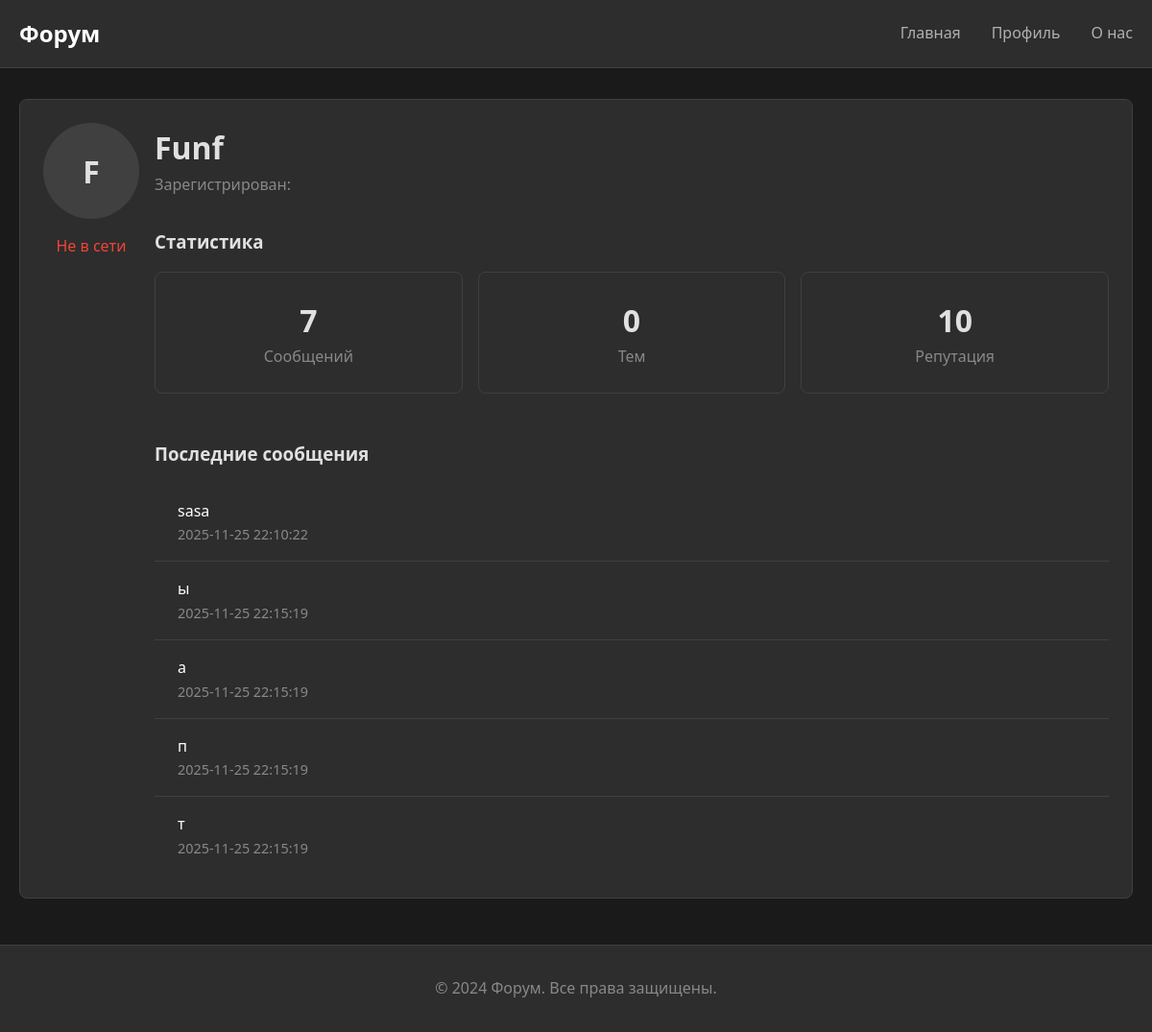
Page /profile/Funf on the committed database.
### app3.py (models this page shows, shortened)
class User(db.Model):
    __tablename__ = 'users'
    id = db.Column(db.Integer, primary_key=True)
    username = db.Column(db.String(80), unique=True, nullable=False)
    email = db.Column(db.String(120), unique=True, nullable=False)
    password = db.Column(db.String(120), nullable=False)
    admin = db.Column(db.Integer, default=0)
    created_at = db.Column(db.DateTime, default=datetime.now().replace(microsecond=0))
    categories = db.relationship('Category', backref='author', lazy=True)
    topics = db.relationship('Topic', backref='author', lazy=True)
    posts = db.relationship('Post', backref='author', lazy=True)

class Post(db.Model):
    __tablename__ = 'posts'
    id = db.Column(db.Integer, primary_key=True)
    user_id = db.Column(db.Integer, db.ForeignKey('users.id'), nullable=False)
    topic_id = db.Column(db.Integer, db.ForeignKey('topics.id'), nullable=False)
    content = db.Column(db.Text, nullable=False)
    created_at = db.Column(db.DateTime, default=datetime.now().replace(microsecond=0))

### app3.py (the view)
@app.route('/profile/')
@app.route('/profile/<string:username>')
def profile(username=None):
    if username is None:
        if 'user_id' not in session:
            flash('Для просмотра профиля необходимо войти в систему')
            return redirect(url_for('login'))
        user_id = session['user_id']
        user = User.query.get(user_id)
        if not user:
            flash('Пользователь не найден')
            return redirect(url_for('login'))
    else:
        user = User.query.filter(User.username == username).first()
        if not user:
            flash('Пользователь не найден')
            return redirect(url_for('index'))  # или куда-то еще
    user.is_online = session.get('online', False) if username is None else False
    user.post_count = len(Post.query.filter(Post.user_id==user.id).all())
    user.topic_count = len(Topic.query.filter(Topic.user_id==user.id).all())
    user.reputation = 10
    recent_posts = Post.query\
        .join(Topic, Post.topic_id == Topic.id)\
        .add_columns(
            Post.id,
            Post.content,
            Post.created_at,
            Post.topic_id,
            Topic.title.label('topic_title')
        )\
        .filter(Post.user_id==user.id)\
        .limit(5)\
        .all()
    return render_template('profile.html', user=user, recent_posts=recent_posts)

### templates/profile.html (shortened to what this page needs)
<html lang="ru">
<head>
    <link rel="stylesheet" href="{{ url_for('static', filename='css/styles.css') }}">
</head>
<body>
    <header class="header">
        <div class="container">
            <nav class="navbar">
                <a href="{{ url_for('index') }}" class="logo">Форум</a>
                <ul class="nav-links">
                    <li><a href="{{ url_for('index') }}">Главная</a></li>
                    <li><a href="{{ url_for('profile') }}">Профиль</a></li>
                    <li><a href="{{ url_for('about') }}">О нас</a></li>
                </ul>
            </nav>
        </div>
    </header>
    <main class="main-content">
        <div class="container">
            <div class="card">
                <div class="card-body">
                    <div class="flex gap-4" style="align-items: flex-start;">
                        <div style="text-align: center;">
                            <div class="avatar avatar-large" style="margin: 0 auto 1rem auto;">
                                {{ user.username[:1] }}
                            </div>
                            <div class="status-{{ 'online' if user.is_online else 'offline' }}">
                                {{ 'В сети' if user.is_online else 'Не в сети' }}
                            </div>
                        </div>
                        <div style="flex: 1;">
                            <h1>{{ user.username }}</h1>
                            <p class="text-muted">Зарегистрирован: {{ user.registered_at }}</p>
                            <div style="margin: 2rem 0;">
                                <h3 style="margin-bottom: 1rem;">Статистика</h3>
                                <div class="flex gap-4">
                                    <div class="card" style="flex: 1; text-align: center;">
                                        <div class="card-body">
                                            <div style="font-size: 2rem; font-weight: bold;">{{ user.post_count }}</div>
                                            <div class="text-muted">Сообщений</div>
                                        </div>
                                    </div>
                                    <div class="card" style="flex: 1; text-align: center;">
                                        <div class="card-body">
                                            <div style="font-size: 2rem; font-weight: bold;">{{ user.topic_count }}</div>
                                            <div class="text-muted">Тем</div>
                                        </div>
                                    </div>
                                    <div class="card" style="flex: 1; text-align: center;">
                                        <div class="card-body">
                                            <div style="font-size: 2rem; font-weight: bold;">{{ user.reputation }}</div>
                                            <div class="text-muted">Репутация</div>
                                        </div>
                                    </div>
                                </div>
                            </div>
                            <div>
                                <h3 style="margin-bottom: 1rem;">Последние сообщения</h3>
                                <ul class="list">
                                    {% for post in recent_posts %}
                                    <li class="list-item">
                                        <a href="{{ url_for('topic', topic_id=post.id) }}" style="color: #ffffff; text-decoration: none;">
                                            {{ post.content }}
                                        </a>
                                        <div class="text-muted text-small">{{ post.created_at }}</div>
                                    </li>
                                    {% endfor %}
                                </ul>
                            </div>
                        </div>
                    </div>
                </div>
            </div>
        </div>
    </main>
    <footer class="footer">
        <div class="container">
            <p>&copy; 2024 Форум. Все права защищены.</p>
        </div>
    </footer>
</body>
</html>

### static/css/styles.css (style rules this page uses)
* { margin: 0; padding: 0; box-sizing: border-box; }
body { font-family: 'Segoe UI', Tahoma, Geneva, Verdana, sans-serif; background-color: #1a1a1a; color: #e0e0e0; line-height: 1.6; }
.container { max-width: 1200px; margin: 0 auto; padding: 0 20px; }
.header { background-color: #2d2d2d; border-bottom: 1px solid #404040; padding: 1rem 0; position: sticky; top: 0; z-index: 100; }
.navbar { display: flex; justify-content: space-between; align-items: center; }
.logo { font-size: 1.5rem; font-weight: bold; color: #ffffff; text-decoration: none; }
.nav-links { display: flex; list-style: none; gap: 2rem; }
.nav-links a { color: #b0b0b0; text-decoration: none; transition: color 0.3s; }
.main-content { min-height: calc(100vh - 140px); padding: 2rem 0; }
.card { background-color: #2d2d2d; border: 1px solid #404040; border-radius: 8px; margin-bottom: 1rem; transition: transform 0.2s, border-color 0.2s; }
.card-body { padding: 1.5rem; }
.list { list-style: none; }
.list-item { padding: 1rem 1.5rem; border-bottom: 1px solid #404040; transition: background-color 0.2s; }
.list-item:last-child { border-bottom: none; }
.text-muted { color: #888; }
.text-small { font-size: 0.9rem; }
.flex { display: flex; }
.gap-4 { gap: 1rem; }
.footer { background-color: #2d2d2d; border-top: 1px solid #404040; padding: 2rem 0; text-align: center; color: #888; }
.avatar { width: 40px; height: 40px; border-radius: 50%; background-color: #404040; display: flex; align-items: center; justify-content: center; font-weight: bold; }
.avatar-large { width: 100px; height: 100px; font-size: 2rem; }
.status-offline { color: #f44336; }

### rows in the picture
User: username "F", username "Funf"
Post: content "sasa", created_at "2025-11-25 22:10:22"
Post: content "ы", created_at "2025-11-25 22:15:19"
Post: content "а", created_at "2025-11-25 22:15:19"
Post: content "п", created_at "2025-11-25 22:15:19"
Post: content "т", created_at "2025-11-25 22:15:19"

### other values in the picture
{{ 'В сети' if user.is_online else 'Не в сети' }} "Не в сети"
{{ user.post_count }} "7"
{{ user.topic_count }} "0"
{{ user.reputation }} "10"
